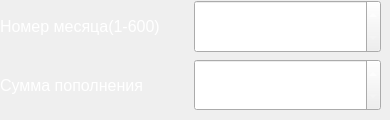
         <widget class="QWidget" name="withdrawalTab7">
          <attribute name="title">
           <string>7</string>
          </attribute>
          <widget class="QWidget" name="layoutWidget_16">
           <property name="geometry">
            <rect>
             <x>0</x>
             <y>0</y>
             <width>381</width>
             <height>111</height>
            </rect>
           </property>
           <layout class="QVBoxLayout" name="withdrawalTabLayout7">
            <item>
             <layout class="QHBoxLayout" name="monthWithdrawalLayout7">
              <item>
               <widget class="QLabel" name="monthWithdrawalLabel7">
                <property name="font">
                 <font>
                  <pointsize>12</pointsize>
                 </font>
                </property>
                <property name="styleSheet">
                 <string notr="true">color: rgb(255, 255, 255);</string>
                </property>
                <property name="text">
                 <string>Номер месяца(1-600)</string>
                </property>
               </widget>
              </item>
              <item>
               <widget class="QSpinBox" name="monthWithdrawalSpinBox7">
                <property name="sizePolicy">
                 <sizepolicy hsizetype="Minimum" vsizetype="Minimum">
                  <horstretch>0</horstretch>
                  <verstretch>0</verstretch>
                 </sizepolicy>
                </property>
                <property name="font">
                 <font>
                  <pointsize>10</pointsize>
                 </font>
                </property>
                <property name="styleSheet">
                 <string notr="true">color: rgb(255, 255, 255);</string>
                </property>
                <property name="suffix">
                 <string> у.е.</string>
                </property>
                <property name="minimum">
                 <number>1</number>
                </property>
                <property name="maximum">
                 <number>600</number>
                </property>
               </widget>
              </item>
             </layout>
            </item>
            <item>
             <layout class="QHBoxLayout" name="amountWithdrawalMiddleLayout7">
              <item>
               <widget class="QLabel" name="amountWithdrawalMiddleLabel7">
                <property name="font">
                 <font>
                  <pointsize>12</pointsize>
                 </font>
                </property>
                <property name="styleSheet">
                 <string notr="true">color: rgb(255, 255, 255);</string>
                </property>
                <property name="text">
                 <string>Сумма пополнения</string>
                </property>
               </widget>
              </item>
              <item>
               <widget class="QDoubleSpinBox" name="amountWithdrawalMiddleDoubleSpinBox7">
                <property name="sizePolicy">
                 <sizepolicy hsizetype="Minimum" vsizetype="Minimum">
                  <horstretch>0</horstretch>
                  <verstretch>0</verstretch>
                 </sizepolicy>
                </property>
                <property name="font">
                 <font>
                  <pointsize>10</pointsize>
                 </font>
                </property>
                <property name="styleSheet">
                 <string notr="true">color: rgb(255, 255, 255);</string>
                </property>
                <property name="suffix">
                 <string> руб.</string>
                </property>
                <property name="maximum">
                 <double>999999999999999926539781176481198923508803215199467887262646419780362305536.000000000000000</double>
                </property>
               </widget>
              </item>
             </layout>
            </item>
           </layout>
          </widget>
         </widget>
